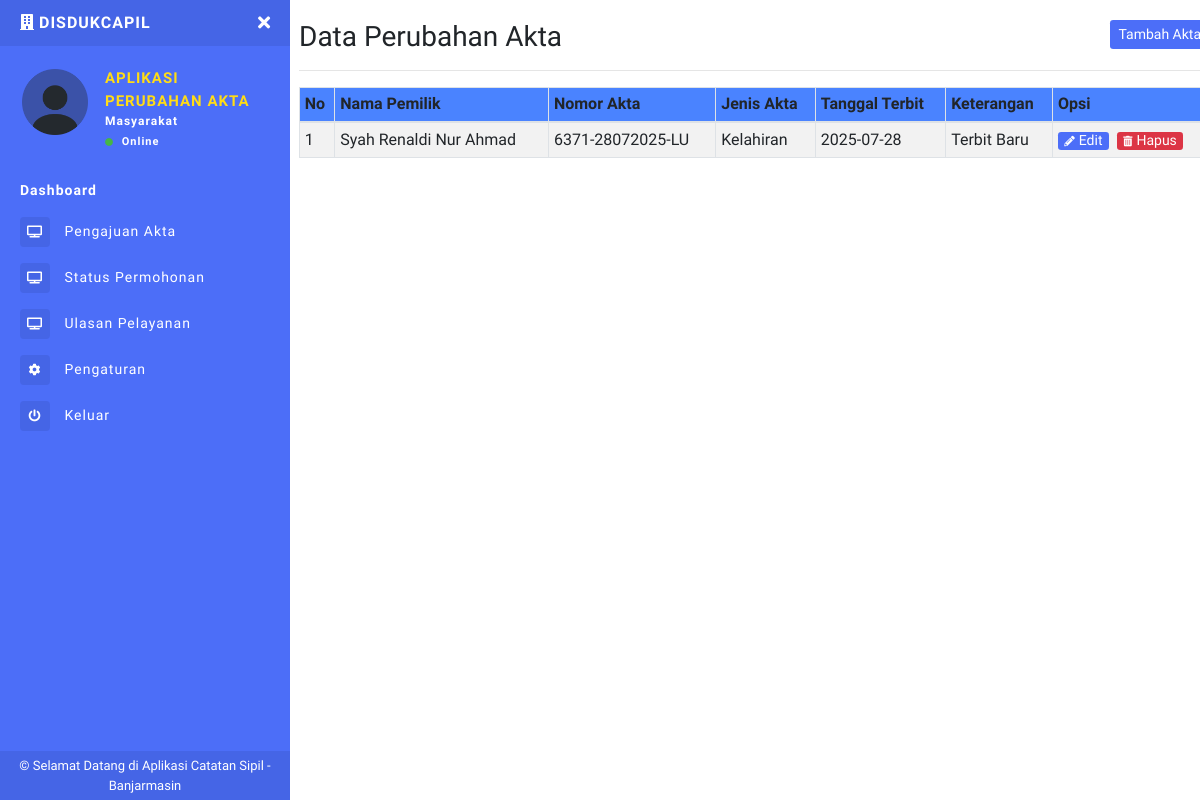
The app's page /akta.php (signed in), older data.
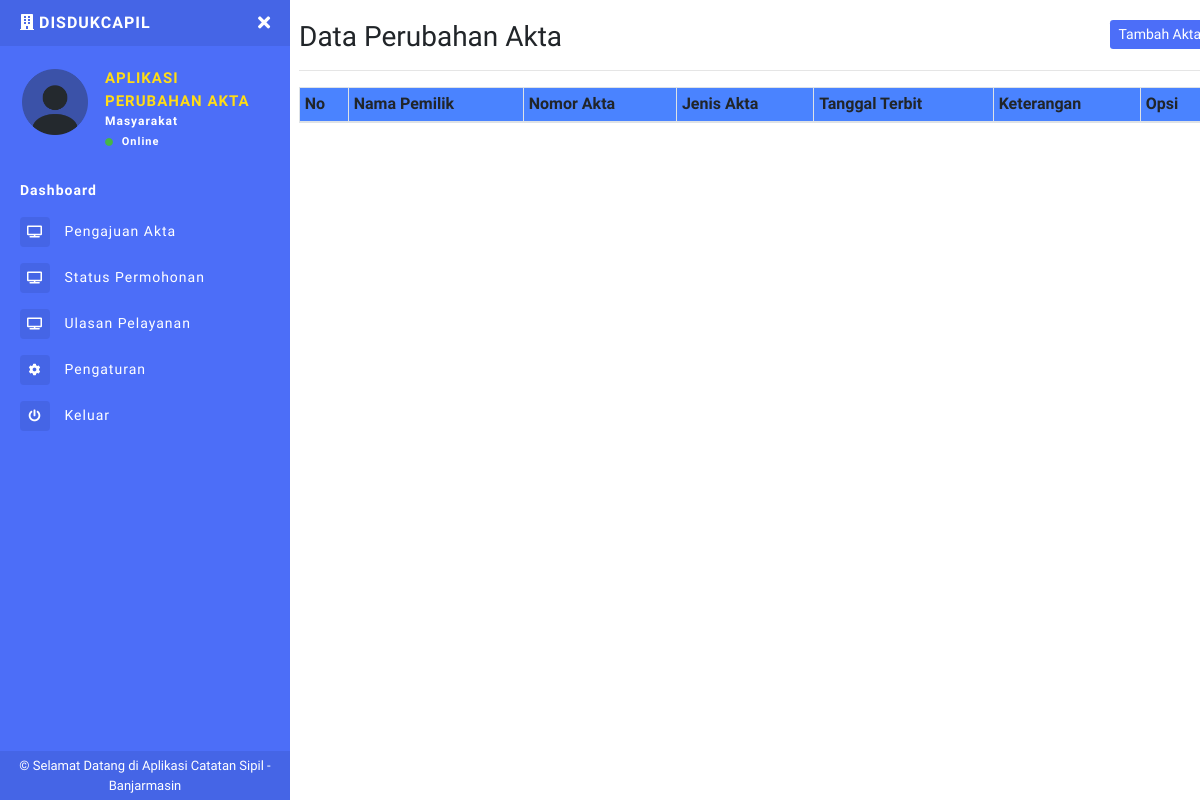
The same page, newer data.
### tables this page shows
CREATE TABLE `akta_new` (
  `nomor_akta` varchar(255) NOT NULL,
  `id_permohonan` int(255) DEFAULT NULL,
  `nama_pemilik` varchar(100) DEFAULT NULL,
  `jenis_akta` varchar(100) DEFAULT NULL,
  `tanggal_terbit` date DEFAULT NULL,
  `id_keterangan` int(11) DEFAULT NULL
);

CREATE TABLE `jenis_keterangan` (
  `id_keterangan` int(11) NOT NULL,
  `nama_keterangan` varchar(50) NOT NULL
);

### akta.php (the view, shortened to what this page needs)
<?php include 'sidebar.php'; ?>
<h1 class="h3 mb-0">
    Data Perubahan Akta
    <button class="btn btn-primary btn-sm border-0 float-right" type="button" data-toggle="modal" data-target="#Tambah-Akta">Tambah Akta</button>
</h1>
<hr>
<table class="table table-striped table-sm table-bordered dt-responsive nowrap" id="table" width="100%">
    <thead style="background-color: #4a83ffff;">
        <tr>
            <th>No</th>
            <th>Nama Pemilik</th>
            <th>Nomor Akta</th>
            <th>Jenis Akta</th>
            <th>Tanggal Terbit</th>
            <th>Keterangan</th>
            <th>Opsi</th>
        </tr>
    </thead>
    <tbody>
        <?php
        $no = 1;
        $data_akta = mysqli_query($conn, "SELECT * FROM akta_new
                                 LEFT JOIN jenis_keterangan ON akta_new.id_keterangan = jenis_keterangan.id_keterangan
                                 ORDER BY nomor_akta ASC");
        while ($d = mysqli_fetch_array($data_akta)) {
        ?>
            <tr>
                <td><?php echo $no++; ?></td>
                <td><?php echo $d['nama_pemilik']; ?></td>
                <td><?php echo $d['nomor_akta']; ?></td>
                <td><?php echo $d['jenis_akta']; ?></td>
                <td><?php echo $d['tanggal_terbit']; ?></td>
                <td><?php echo $d['nama_keterangan']; ?></td>
                <td>
                    <button type="button" class="btn btn-primary btn-xs mr-1" data-toggle="modal" data-target="#Edit-Akta<?php echo $d['nomor_akta']; ?>">
                        <i class="fas fa-pencil-alt fa-xs mr-1"></i>Edit
                    </button>
                    <a class="btn btn-danger btn-xs" href="?hapus=<?php echo $d['nomor_akta']; ?>" onclick="return confirm('Apakah Anda yakin ingin menghapus data ini?')">
                        <i class="fas fa-trash-alt fa-xs mr-1"></i>Hapus</a>
                </td>
            </tr>
        <?php } ?>
        <?php include 'footer.php'; ?>

Row changes from the older to the newer data that the page shows:
removed akta_new: nama_pemilik "Syah Renaldi Nur Ahmad", nomor_akta "6371-28072025-LU", jenis_akta "Kelahiran", tanggal_terbit "2025-07-28", id_keterangan.nama_keterangan "Terbit Baru"
